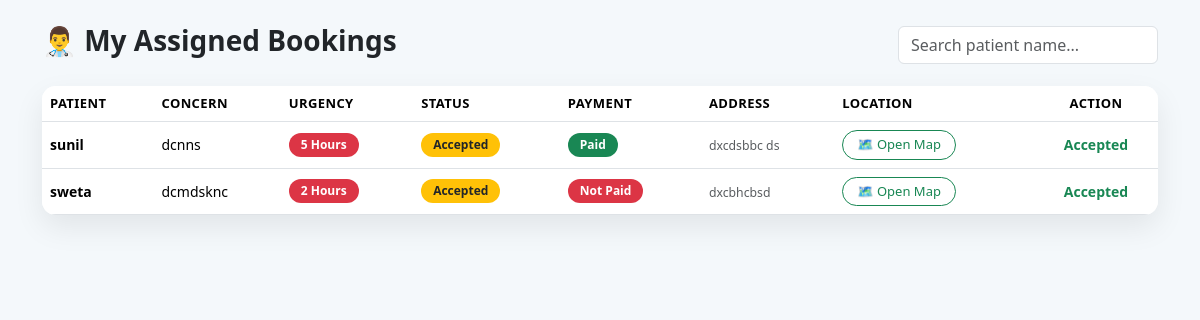
Page /doctor/dashboard/ (signed in) on the committed database.
### app/models.py (models this page shows, shortened)
class DoctorBooking(models.Model):
    SERVICE_CHOICES = [
        ('Emergency', 'Emergency'),
        ('Non-Emergency', 'Non-Emergency'),
        ('Scheduled', 'Scheduled'),
    ]
    URGENCY_CHOICES = [
        ('Emergency', 'Immediate Emergency'),
        ('2 Hours', 'Within 2 Hours'),
        ('5 Hours', 'Within 5 Hours'),
        ('24 Hours', 'Within 24 Hours'),
    ]
    STATUS_CHOICES = [
        ('Pending', 'Pending'),
        ('Assigned', 'Assigned'),
        ('Accepted', 'Accepted'),
        ('Completed', 'Completed'),
    ]
    PAYMENT_METHOD_CHOICES = [
        ('COD', 'Cash on Visit'),
        ('QR', 'QR Payment'),
    ]
    PAYMENT_STATUS_CHOICES = [
        ('Pending', 'Pending'),
        ('Paid', 'Paid'),
        ('Not Paid', 'Not Paid'),
    ]
    user = models.ForeignKey(User, on_delete=models.CASCADE)
    assigned_doctor = models.ForeignKey(
        User,
        on_delete=models.SET_NULL,
        null=True,
        blank=True,
        related_name="doctor_bookings"
    )
    patient_name = models.CharField(max_length=100)
    mobile = models.CharField(max_length=15)
    age = models.PositiveIntegerField()
    gender = models.CharField(max_length=10)
    medical_concern = models.TextField()
    service_type = models.CharField(max_length=20, choices=SERVICE_CHOICES)
    urgency = models.CharField(max_length=20, choices=URGENCY_CHOICES)
    status = models.CharField(
        max_length=20,
        choices=STATUS_CHOICES,
        default='Pending'
    )
    created_at = models.DateTimeField(auto_now_add=True)
    address = models.TextField(help_text="Patient full address")
    latitude = models.DecimalField(
        max_digits=9,
        decimal_places=6,
        null=True,
        blank=True
    )
    longitude = models.DecimalField(
        max_digits=9,
        decimal_places=6,
        null=True,
        blank=True
    )
    LOCATION_SOURCE_CHOICES = [
        ("GPS", "GPS"),
        ("MANUAL", "Manual"),
    ]
    location_source = models.CharField(
        max_length=30,
        choices=LOCATION_SOURCE_CHOICES,
        default="MANUAL"
    )
    payment_method = models.CharField(
        max_length=10,
        choices=PAYMENT_METHOD_CHOICES,
        default='COD'
    )
    payment_status = models.CharField(
        max_length=15,
        choices=PAYMENT_STATUS_CHOICES,
        default='Pending'
    )
    payment_amount = models.PositiveIntegerField(default=499)
    created_at = models.DateTimeField(auto_now_add=True)

### app/views.py (the view)
@login_required
def doctor_dashboard(request):
    profile = DoctorProfile.objects.filter(user=request.user).first()
    if not profile or not profile.is_profile_completed:
        return redirect("doctor_create_profile")
    bookings = DoctorBooking.objects.filter(
        assigned_doctor=request.user
    ).order_by("-created_at")
    return render(request, "doctor/dashboard.html", {
        "bookings": bookings,
        "profile": profile
    })

### app/templates/doctor/dashboard.html (shortened to what this page needs)
<!DOCTYPE html>
<html lang="en">
<head>
  <link href="https://cdn.jsdelivr.net/npm/bootstrap@5.3.2/dist/css/bootstrap.min.css" rel="stylesheet">
</head>
<body>
{% load static %}
<div class="container py-4">
  <div class="top-bar">
    <h3 class="page-title">👨‍⚕️ My Assigned Bookings</h3>
    <input type="text" id="searchInput"
           class="form-control search-box"
           placeholder="Search patient name...">
  </div>
  {% if bookings %}
  <div class="table-responsive table-card">
    <table class="table table-hover align-middle mb-0" id="bookingTable">
      <thead>
        <tr>
          <th>Patient</th>
          <th>Concern</th>
          <th>Urgency</th>
          <th>Status</th>
          <th>Payment</th>
          <th>Address</th>
          <th>Location</th>
          <th class="text-center">Action</th>
        </tr>
      </thead>
      <tbody>
        {% for booking in bookings %}
        <tr>
          <td class="fw-semibold">{{ booking.patient_name }}</td>
          <td>{{ booking.medical_concern|truncatechars:40 }}</td>
          <td>
            <span class="badge bg-danger">
              {{ booking.urgency }}
            </span>
          </td>
          <td>
            <span class="badge bg-warning text-dark">
              {{ booking.status }}
            </span>
          </td>
          <td>
  {% if booking.payment_status == "Paid" %}
    <span class="badge bg-success">Paid</span>
  {% elif booking.payment_status == "Pending" %}
    <span class="badge bg-warning text-dark">Pending</span>
  {% else %}
    <span class="badge bg-danger">Not Paid</span>
  {% endif %}
</td>
          <td>
              <span class="text-muted small">
                {{ booking.address }}
              </span>
            </td>
          <td>
              {% if booking.latitude and booking.longitude %}
                <a href="https://www.google.com/maps?q={{ booking.latitude }},{{ booking.longitude }}"
                   target="_blank"
                   class="btn btn-sm btn-outline-success"
                   title="{{ booking.address }}">
                  🗺️ Open Map
                </a>
              {% else %}
                <span class="text-muted small">{{ booking.address|truncatechars:30 }}</span>
              {% endif %}
          </td>
          <td class="text-center">
            {% if booking.status == "Assigned" %}
              <a href="{% url 'doctor_update_booking_status' booking.id 'accept' %}"
                 class="btn btn-success btn-sm">
                Accept
              </a>
              <a href="{% url 'doctor_update_booking_status' booking.id 'reject' %}"
                 class="btn btn-outline-danger btn-sm">
                Reject
              </a>
            {% else %}
              <span class="status-accepted">Accepted</span>
            {% endif %}
          </td>
        </tr>
        {% endfor %}
      </tbody>
    </table>
  </div>
  {% else %}
  <div class="alert alert-info mt-3">
    No bookings assigned to you yet.
  </div>
  {% endif %}
</div>
</body>
</html>

### app/templates/doctor/dashboard.html (style rules this page uses)
body { background: #f4f8fb; font-family: "Segoe UI", sans-serif; }
.page-title { font-weight: 700; color: #212529; }
.table-card { background: #ffffff; border-radius: 14px; box-shadow: 0 12px 30px rgba(0,0,0,0.08); animation: fadeIn 0.6s ease; overflow: hidden; }
table th { background: #f8f9fa; font-size: 13px; text-transform: uppercase; letter-spacing: 0.4px; }
table td { font-size: 14px; vertical-align: middle; }
.badge { border-radius: 20px; padding: 6px 12px; font-size: 12px; }
.btn-sm { border-radius: 20px; padding: 4px 14px; font-size: 13px; }
.status-accepted { color: #198754; font-weight: 600; }
.top-bar { display: flex; justify-content: space-between; align-items: center; margin-bottom: 20px; }
.search-box { max-width: 260px; }

### rows in the picture
DoctorBooking: patient_name "sunil", medical_concern "dcnns", urgency "5 Hours", status "Accepted", payment_status "Paid", address "dxcdsbbc ds"
DoctorBooking: patient_name "sweta", medical_concern "dcmdsknc", urgency "2 Hours", status "Accepted", payment_status "Not Paid", address "dxcbhcbsd"
